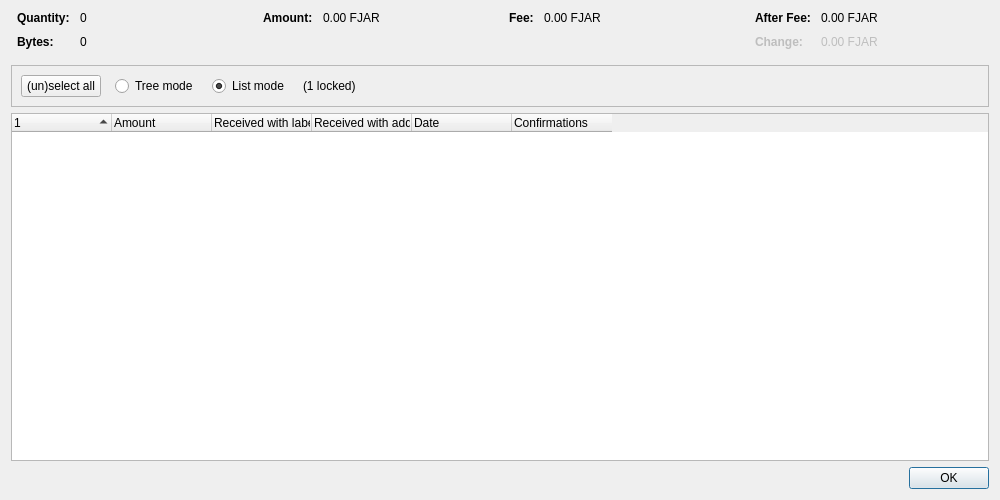
<?xml version="1.0" encoding="UTF-8"?>
<ui version="4.0">
 <class>CoinControlDialog</class>
 <widget class="QDialog" name="CoinControlDialog">
  <property name="geometry">
   <rect>
    <x>0</x>
    <y>0</y>
    <width>1000</width>
    <height>500</height>
   </rect>
  </property>
  <property name="windowTitle">
   <string>Coin Selection</string>
  </property>
  <layout class="QVBoxLayout" name="verticalLayout">
   <item>
    <layout class="QHBoxLayout" name="horizontalLayoutTop" stretch="0,0,0,0">
     <property name="topMargin">
      <number>0</number>
     </property>
     <property name="bottomMargin">
      <number>10</number>
     </property>
     <item>
      <layout class="QFormLayout" name="formLayoutCoinControl1">
       <property name="labelAlignment">
        <set>Qt::AlignLeft|Qt::AlignVCenter</set>
       </property>
       <property name="horizontalSpacing">
        <number>10</number>
       </property>
       <property name="verticalSpacing">
        <number>10</number>
       </property>
       <property name="leftMargin">
        <number>6</number>
       </property>
       <property name="rightMargin">
        <number>6</number>
       </property>
       <item row="0" column="0">
        <widget class="QLabel" name="labelCoinControlQuantityText">
         <property name="font">
          <font>
           <weight>75</weight>
           <bold>true</bold>
          </font>
         </property>
         <property name="text">
          <string>Quantity:</string>
         </property>
        </widget>
       </item>
       <item row="0" column="1">
        <widget class="QLabel" name="labelCoinControlQuantity">
         <property name="cursor">
          <cursorShape>IBeamCursor</cursorShape>
         </property>
         <property name="contextMenuPolicy">
          <enum>Qt::ActionsContextMenu</enum>
         </property>
         <property name="text">
          <string notr="true">0</string>
         </property>
         <property name="textInteractionFlags">
          <set>Qt::LinksAccessibleByMouse|Qt::TextSelectableByKeyboard|Qt::TextSelectableByMouse</set>
         </property>
        </widget>
       </item>
       <item row="1" column="0">
        <widget class="QLabel" name="labelCoinControlBytesText">
         <property name="font">
          <font>
           <weight>75</weight>
           <bold>true</bold>
          </font>
         </property>
         <property name="text">
          <string>Bytes:</string>
         </property>
        </widget>
       </item>
       <item row="1" column="1">
        <widget class="QLabel" name="labelCoinControlBytes">
         <property name="cursor">
          <cursorShape>IBeamCursor</cursorShape>
         </property>
         <property name="contextMenuPolicy">
          <enum>Qt::ActionsContextMenu</enum>
         </property>
         <property name="text">
          <string notr="true">0</string>
         </property>
         <property name="textInteractionFlags">
          <set>Qt::LinksAccessibleByMouse|Qt::TextSelectableByKeyboard|Qt::TextSelectableByMouse</set>
         </property>
        </widget>
       </item>
      </layout>
     </item>
     <item>
      <layout class="QFormLayout" name="formLayoutCoinControl2">
       <property name="horizontalSpacing">
        <number>10</number>
       </property>
       <property name="verticalSpacing">
        <number>10</number>
       </property>
       <property name="leftMargin">
        <number>6</number>
       </property>
       <property name="rightMargin">
        <number>6</number>
       </property>
       <item row="0" column="0">
        <widget class="QLabel" name="labelCoinControlAmountText">
         <property name="font">
          <font>
           <weight>75</weight>
           <bold>true</bold>
          </font>
         </property>
         <property name="text">
          <string>Amount:</string>
         </property>
        </widget>
       </item>
       <item row="0" column="1">
        <widget class="QLabel" name="labelCoinControlAmount">
         <property name="cursor">
          <cursorShape>IBeamCursor</cursorShape>
         </property>
         <property name="contextMenuPolicy">
          <enum>Qt::ActionsContextMenu</enum>
         </property>
         <property name="text">
          <string notr="true">0.00 FJAR</string>
         </property>
         <property name="textInteractionFlags">
          <set>Qt::LinksAccessibleByMouse|Qt::TextSelectableByKeyboard|Qt::TextSelectableByMouse</set>
         </property>
        </widget>
       </item>
      </layout>
     </item>
     <item>
      <layout class="QFormLayout" name="formLayoutCoinControl3">
       <property name="horizontalSpacing">
        <number>10</number>
       </property>
       <property name="verticalSpacing">
        <number>10</number>
       </property>
       <property name="leftMargin">
        <number>6</number>
       </property>
       <property name="rightMargin">
        <number>6</number>
       </property>
       <item row="0" column="0">
        <widget class="QLabel" name="labelCoinControlFeeText">
         <property name="font">
          <font>
           <weight>75</weight>
           <bold>true</bold>
          </font>
         </property>
         <property name="text">
          <string>Fee:</string>
         </property>
        </widget>
       </item>
       <item row="0" column="1">
        <widget class="QLabel" name="labelCoinControlFee">
         <property name="cursor">
          <cursorShape>IBeamCursor</cursorShape>
         </property>
         <property name="contextMenuPolicy">
          <enum>Qt::ActionsContextMenu</enum>
         </property>
         <property name="text">
          <string notr="true">0.00 FJAR</string>
         </property>
         <property name="textInteractionFlags">
          <set>Qt::LinksAccessibleByMouse|Qt::TextSelectableByKeyboard|Qt::TextSelectableByMouse</set>
         </property>
        </widget>
       </item>
      </layout>
     </item>
     <item>
      <layout class="QFormLayout" name="formLayoutCoinControl4">
       <property name="labelAlignment">
        <set>Qt::AlignLeft|Qt::AlignVCenter</set>
       </property>
       <property name="horizontalSpacing">
        <number>10</number>
       </property>
       <property name="verticalSpacing">
        <number>10</number>
       </property>
       <property name="leftMargin">
        <number>6</number>
       </property>
       <property name="rightMargin">
        <number>6</number>
       </property>
       <item row="0" column="0">
        <widget class="QLabel" name="labelCoinControlAfterFeeText">
         <property name="font">
          <font>
           <weight>75</weight>
           <bold>true</bold>
          </font>
         </property>
         <property name="text">
          <string>After Fee:</string>
         </property>
        </widget>
       </item>
       <item row="0" column="1">
        <widget class="QLabel" name="labelCoinControlAfterFee">
         <property name="cursor">
          <cursorShape>IBeamCursor</cursorShape>
         </property>
         <property name="contextMenuPolicy">
          <enum>Qt::ActionsContextMenu</enum>
         </property>
         <property name="text">
          <string notr="true">0.00 FJAR</string>
         </property>
         <property name="textInteractionFlags">
          <set>Qt::LinksAccessibleByMouse|Qt::TextSelectableByKeyboard|Qt::TextSelectableByMouse</set>
         </property>
        </widget>
       </item>
       <item row="1" column="0">
        <widget class="QLabel" name="labelCoinControlChangeText">
         <property name="enabled">
          <bool>false</bool>
         </property>
         <property name="font">
          <font>
           <weight>75</weight>
           <bold>true</bold>
          </font>
         </property>
         <property name="text">
          <string>Change:</string>
         </property>
        </widget>
       </item>
       <item row="1" column="1">
        <widget class="QLabel" name="labelCoinControlChange">
         <property name="enabled">
          <bool>false</bool>
         </property>
         <property name="cursor">
          <cursorShape>IBeamCursor</cursorShape>
         </property>
         <property name="contextMenuPolicy">
          <enum>Qt::ActionsContextMenu</enum>
         </property>
         <property name="text">
          <string notr="true">0.00 FJAR</string>
         </property>
         <property name="textInteractionFlags">
          <set>Qt::LinksAccessibleByMouse|Qt::TextSelectableByKeyboard|Qt::TextSelectableByMouse</set>
         </property>
        </widget>
       </item>
      </layout>
     </item>
    </layout>
   </item>
   <item>
    <widget class="QFrame" name="frame">
     <property name="minimumSize">
      <size>
       <width>0</width>
       <height>40</height>
      </size>
     </property>
     <property name="frameShape">
      <enum>QFrame::StyledPanel</enum>
     </property>
     <property name="frameShadow">
      <enum>QFrame::Sunken</enum>
     </property>
     <layout class="QHBoxLayout" name="horizontalLayout">
      <item>
       <layout class="QHBoxLayout" name="horizontalLayoutPanel" stretch="0,0,0,0,0">
        <property name="spacing">
         <number>14</number>
        </property>
        <item>
         <widget class="QPushButton" name="pushButtonSelectAll">
          <property name="sizePolicy">
           <sizepolicy hsizetype="Maximum" vsizetype="Fixed">
            <horstretch>0</horstretch>
            <verstretch>0</verstretch>
           </sizepolicy>
          </property>
          <property name="text">
           <string>(un)select all</string>
          </property>
          <property name="autoDefault">
           <bool>false</bool>
          </property>
         </widget>
        </item>
        <item>
         <widget class="QRadioButton" name="radioTreeMode">
          <property name="sizePolicy">
           <sizepolicy hsizetype="Maximum" vsizetype="Fixed">
            <horstretch>0</horstretch>
            <verstretch>0</verstretch>
           </sizepolicy>
          </property>
          <property name="text">
           <string>Tree mode</string>
          </property>
         </widget>
        </item>
        <item>
         <widget class="QRadioButton" name="radioListMode">
          <property name="sizePolicy">
           <sizepolicy hsizetype="Maximum" vsizetype="Fixed">
            <horstretch>0</horstretch>
            <verstretch>0</verstretch>
           </sizepolicy>
          </property>
          <property name="text">
           <string>List mode</string>
          </property>
          <property name="checked">
           <bool>true</bool>
          </property>
         </widget>
        </item>
        <item>
         <widget class="QLabel" name="labelLocked">
          <property name="text">
           <string notr="true">(1 locked)</string>
          </property>
         </widget>
        </item>
        <item>
         <spacer name="horizontalSpacer">
          <property name="orientation">
           <enum>Qt::Horizontal</enum>
          </property>
          <property name="sizeHint" stdset="0">
           <size>
            <width>40</width>
            <height>20</height>
           </size>
          </property>
         </spacer>
        </item>
       </layout>
      </item>
     </layout>
    </widget>
   </item>
   <item>
    <widget class="CoinControlTreeWidget" name="treeWidget">
     <property name="contextMenuPolicy">
      <enum>Qt::CustomContextMenu</enum>
     </property>
     <property name="sortingEnabled">
      <bool>false</bool>
     </property>
     <property name="columnCount">
      <number>6</number>
     </property>
     <attribute name="headerShowSortIndicator" stdset="0">
      <bool>true</bool>
     </attribute>
     <attribute name="headerStretchLastSection">
      <bool>false</bool>
     </attribute>
     <column>
      <property name="text">
       <string/>
      </property>
     </column>
     <column>
      <property name="text">
       <string>Amount</string>
      </property>
     </column>
     <column>
      <property name="text">
       <string>Received with label</string>
      </property>
     </column>
     <column>
      <property name="text">
       <string>Received with address</string>
      </property>
     </column>
     <column>
      <property name="text">
       <string>Date</string>
      </property>
     </column>
     <column>
      <property name="text">
       <string>Confirmations</string>
      </property>
      <property name="toolTip">
       <string>Confirmed</string>
      </property>
     </column>
     <column>
      <property name="text">
       <string/>
      </property>
     </column>
     <column>
      <property name="text">
       <string/>
      </property>
     </column>
     <column>
      <property name="text">
       <string/>
      </property>
     </column>
     <column>
      <property name="text">
       <string/>
      </property>
     </column>
    </widget>
   </item>
   <item>
    <widget class="QDialogButtonBox" name="buttonBox">
     <property name="orientation">
      <enum>Qt::Horizontal</enum>
     </property>
     <property name="standardButtons">
      <set>QDialogButtonBox::Ok</set>
     </property>
    </widget>
   </item>
  </layout>
 </widget>
 <customwidgets>
  <customwidget>
   <class>CoinControlTreeWidget</class>
   <extends>QTreeWidget</extends>
   <header>qt/coincontroltreewidget.h</header>
  </customwidget>
 </customwidgets>
 <resources/>
 <connections/>
</ui>
